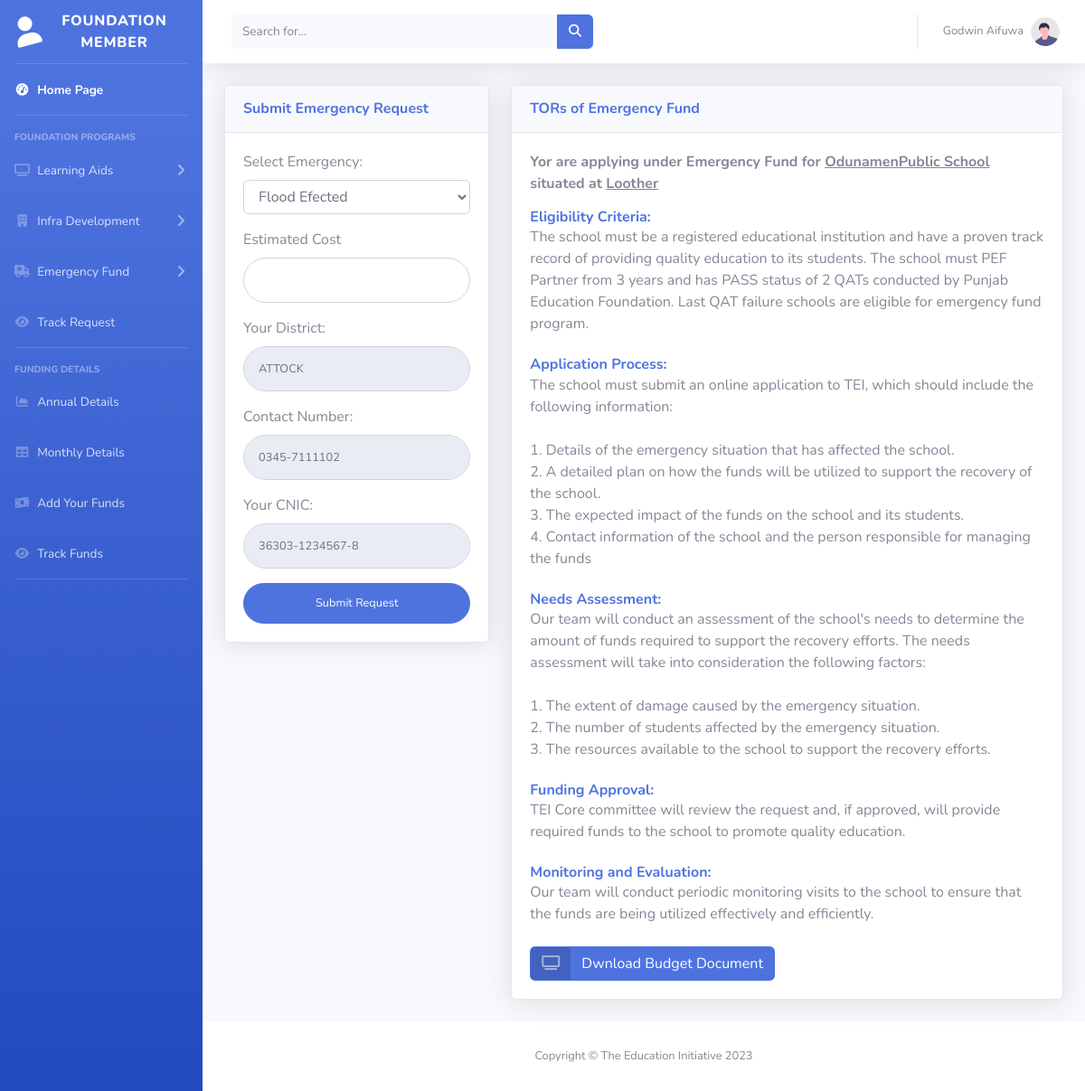
The page /emergency-request.php (signed in) on the database its author committed.
### tables this page shows
CREATE TABLE `schools` (
  `id` int(11) NOT NULL,
  `name` varchar(100) NOT NULL,
  `fname` varchar(100) NOT NULL,
  `cnic` text NOT NULL,
  `contact` text NOT NULL,
  `email` varchar(100) NOT NULL,
  `qual` varchar(15) NOT NULL,
  `address` varchar(255) NOT NULL,
  `sname` varchar(100) NOT NULL,
  `dist` varchar(15) NOT NULL,
  `prog` varchar(7) NOT NULL,
  `strg` text NOT NULL,
  `buld` varchar(13) NOT NULL,
  `qatr` varchar(7) NOT NULL,
  `password` text NOT NULL,
  `status` varchar(9) NOT NULL
);

### emergency-request.php (the view, shortened to what this page needs)
<?php
include"header.php";
?>
                <div class="container-fluid">
                        <div class="row">
                        <div class="col-xl-4 col-lg-5">
                            <div class="card shadow mb-4">
                                <div
                                    class="card-header py-3 d-flex flex-row align-items-center justify-content-between">
                                    <h6 class="m-0 font-weight-bold text-primary">Submit Emergency Request</h6>
                                    </div>
                                <div class="card-body">
                     <form class="user" method="post">
                                         <div class="form-group">
<label for="cars">Select Emergency:</label>
<select class="form-control" name="emergency" >
    <option value="Flood Efected">Flood Efected</option>
</select>
                                        </div>
                                        <div class="form-group">
                                        <label for="cars">Estimated Cost</label>
                                            <input type="number" class="form-control form-control-user"
                                                id="exampleInputPassword" name="ecost" autofocus required>
                                        </div>
                                         <div class="form-group">
                                         <label for="cars">Your District:</label>
                                            <input type="text" class="form-control form-control-user"
                                                id="exampleInputPassword" value="<?php echo $dist;?>" readonly>
                                        </div>
                                        <div class="form-group">
                                         <label for="cars">Contact Number:</label>
                                            <input type="text" class="form-control form-control-user"
                                                id="exampleInputPassword" value="<?php echo $contact;?>" readonly>
                                        </div>
                                         <div class="form-group">
                                         <label for="cars">Your CNIC:</label>
                                            <input type="text" class="form-control form-control-user"
                                                id="exampleInputPassword" value="<?php echo $cnic?>" readonly>
                                        </div>
                                        <input type="submit" class="btn btn-primary btn-user btn-block" name="request" value="Submit Request">
                                </div>
                            </div>
          </div>
                        <div class="col-xl-8 col-lg-7">
                          <div class="card shadow mb-4">
                        <div class="card-header py-3">
                            <h6 class="m-0 font-weight-bold text-primary">TORs of Emergency Fund</h6>
                        </div>
                        <div class="card-body">
                     <p> <B> Yor are applying under Emergency Fund for <u><?php echo $school;?></u> situated at <u><?php echo $address;?></u></b></p>
                          <h6 class="m-0 font-weight-bold text-primary">Eligibility Criteria:</h6>
The school must be a registered educational institution and have a proven track record of
providing quality education to its students. The school must PEF Partner from 3 years and has PASS
status of 2 QATs conducted by Punjab Education Foundation. Last QAT failure schools are eligible for emergency fund program.
<br><br>
<h6 class="m-0 font-weight-bold text-primary">Application Process:</h6>
The school must submit an online application to TEI, which should include the following information:<br><br>
1. Details of the emergency situation that has affected the school.<br>
2. A detailed plan on how the funds will be utilized to support the recovery of the school.<br>
3. The expected impact of the funds on the school and its students.<br>
4. Contact information of the school and the person responsible for managing the funds
<br><br>
<h6 class="m-0 font-weight-bold text-primary">Needs Assessment:</h6>
Our team will conduct an assessment of the school's needs to determine the amount of funds
required to support the recovery efforts. The needs assessment will take into consideration the
following factors:<br><br>
1. The extent of damage caused by the emergency situation.<br>
2. The number of students affected by the emergency situation.<br>
3. The resources available to the school to support the recovery efforts.
<br><br>
<h6 class="m-0 font-weight-bold text-primary">Funding Approval:</h6>
TEI Core committee will review the request and, if approved, will provide required funds to the school to promote quality education.<br><br>
<h6 class="m-0 font-weight-bold text-primary">Monitoring and Evaluation:</h6>
Our team will conduct periodic monitoring visits to the school to ensure that the funds are being
utilized effectively and efficiently.<br><br>
 <a href="emergency-fund.pdf" target="_blank" class="btn btn-primary btn-icon-split">
                                        <span class="icon text-white-50">
                                            <i class="fas fa-tv"></i>
                                        </span>
                                        <span class="text">Dwnload Budget Document</span>
                                    </a>
                                </div>
                               </div>
                            </div>
                                                </div>
            </div>
<?php include"footer.php"; ?>

### header.php (shortened to what this page needs)
<?php
include("php/checklogin.php");
$user_id = $_SESSION['rainbow_uid'];
$sql = "SELECT * FROM schools where id=$user_id";
$result = mysqli_query($conn, $sql);
while ($row = mysqli_fetch_assoc($result)) {
$contact = $row["contact"];
$cnic = $row["cnic"];
$name = $row["name"];
$school = $row["sname"];
$address = $row["address"];
$dist = $row["dist"];
}
?>
<!DOCTYPE html>
<html lang="en">
<head>
    <link href="vendor/fontawesome-free/css/all.min.css" rel="stylesheet" type="text/css">
    <link href="css/sb-admin-2.min.css" rel="stylesheet">
</head>
<body id="page-top">
    <div id="wrapper">
        <ul class="navbar-nav bg-gradient-primary sidebar sidebar-dark accordion" id="accordionSidebar">
            <a class="sidebar-brand d-flex align-items-center justify-content-center" href="index.php">
                <div class="sidebar-brand-icon rotate-n-15">
                    <i class="fas fa-user"></i>
                </div>
                <div class="sidebar-brand-text mx-3">Foundation Member</div>
            </a>
            <hr class="sidebar-divider my-0">
            <li class="nav-item active">
                <a class="nav-link" href="index.php">
                    <i class="fas fa-fw fa-tachometer-alt"></i>
                    <span>Home Page</span></a>
            </li>
            <hr class="sidebar-divider">
            <div class="sidebar-heading">
                Foundation Programs
            </div>
            <li class="nav-item">
                <a class="nav-link collapsed" href="#" data-toggle="collapse" data-target="#collapseOne"
                    aria-expanded="true" aria-controls="collapseTwo">
                    <i class="fas fa-fw fa-tv"></i>
                    <span>Learning Aids</span>
                </a>
            </li>
    <li class="nav-item">
                <a class="nav-link collapsed" href="#" data-toggle="collapse" data-target="#collapseTwo"
                    aria-expanded="true" aria-controls="collapseTwo">
                    <i class="fas fa-fw fa-building"></i>
                    <span>Infra Development</span>
                </a>
            </li>
                <li class="nav-item">
                <a class="nav-link collapsed" href="#" data-toggle="collapse" data-target="#collapseThree"
                    aria-expanded="true" aria-controls="collapseTwo">
                    <i class="fas fa-fw fa-ambulance"></i>
                    <span>Emergency Fund</span>
                </a>
              <li class="nav-item">
                <a class="nav-link" href="tracking.php">
                    <i class="fas fa-fw fa-eye"></i>
                    <span>Track Request</span></a>
            </li>
            </li>
            <hr class="sidebar-divider">
            <div class="sidebar-heading">
                Funding Details
            </div>
            <li class="nav-item">
                <a class="nav-link" href="annual-fund.php">
                    <i class="fas fa-fw fa-chart-area"></i>
                    <span>Annual Details</span></a>
            </li>
            <li class="nav-item">
                <a class="nav-link" href="monthly-fund.php">
                    <i class="fas fa-fw fa-table"></i>
                    <span>Monthly Details</span></a>
            </li>
          <li class="nav-item">
                <a class="nav-link" href="add-funds.php">
                    <i class="fas fa-fw fa-money-bill-wave"></i>
                    <span>Add Your Funds</span></a>
            </li>
            <li class="nav-item">
                <a class="nav-link" href="track-funds.php">
                    <i class="fas fa-fw fa-eye"></i>
                    <span>Track Funds</span></a>
            </li>
                        <hr class="sidebar-divider">
        </ul>
        <div id="content-wrapper" class="d-flex flex-column">
            <div id="content">
                <nav class="navbar navbar-expand navbar-light bg-white topbar mb-4 static-top shadow">
                    <form
                        class="d-none d-sm-inline-block form-inline mr-auto ml-md-3 my-2 my-md-0 mw-100 navbar-search">
                        <div class="input-group">
                            <input type="text" class="form-control bg-light border-0 small" placeholder="Search for..."
                                aria-label="Search" aria-describedby="basic-addon2">
                            <div class="input-group-append">
                                <button class="btn btn-primary" type="button">
                                    <i class="fas fa-search fa-sm"></i>
                                </button>
                            </div>
                        </div>
                    </form>
                    <ul class="navbar-nav ml-auto">
                        <li class="nav-item dropdown no-arrow">
                            <a class="nav-link dropdown-toggle" href="#" id="userDropdown" role="button"
                                data-toggle="dropdown" aria-haspopup="true" aria-expanded="false">
                                <span class="mr-2 d-none d-lg-inline text-gray-600 small"><?php echo $name;?></span>
                                <img class="img-profile rounded-circle"
                                    src="img/undraw_profile.svg">
                            </a>
                        </li>
                    </ul>
                </nav>

### rows shown on the page
schools: name "Godwin Aifuwa", dist "ATTOCK", contact "0345-7111102", cnic "36303-1234567-8", sname "OdunamenPublic School", address "Loother"
